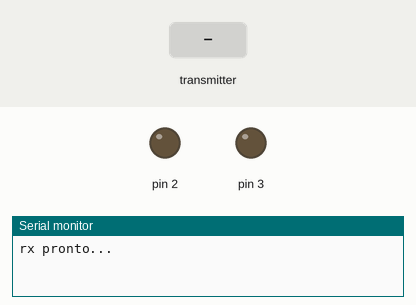
The sketch below on a simulated Arduino Uno, built with avr-gcc and run on an emulated ATmega328P. Shown: output pins drawn as LEDs (lit = HIGH), the last lines printed to the serial monitor. The test bench sets the inputs (shaded band). No radio packets arrive unless stated.

Above: at 1.2 s.
1.3 s: the transmitter starts sending stato = 0
At 1.6 s:
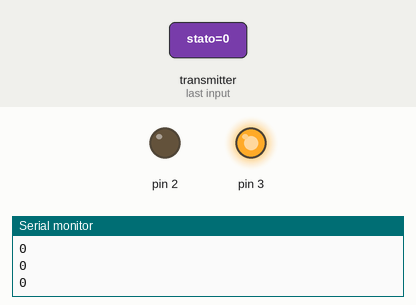
2.8 s: the transmitter starts sending stato = 256
At 3.9 s:
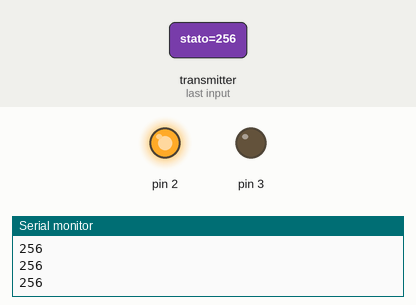
Timing chart, 0 to 5.8 s (numbered marks = the images above; inputs shaded):
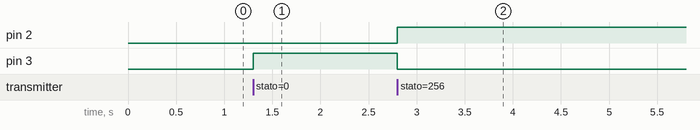

Measured:
- after the input at 1.3 s, pin 3: LOW → HIGH at once
- after the input at 2.8 s, pin 2: LOW → HIGH at once; pin 3: HIGH → LOW at once

The sketch:

slave.ino
```cpp
/*
* https://howtomechatronics.com/tutorials/arduino/arduino-wireless-communication-nrf24l01-tutorial/
* https://github.com/nRF24/RF24
*/

#include <SPI.h>
#include <nRF24L01.h>
#include <RF24.h>

RF24 radio(7, 8); // CE, CSN

const byte address[6] = "00001";

void setup() {
  pinMode(2, OUTPUT);
  pinMode(3, OUTPUT);

  Serial.begin(9600);
  radio.begin();
  radio.openReadingPipe(0, address);
  radio.setPALevel(RF24_PA_MIN);
  radio.startListening();

  Serial.println("rx pronto...");
}

void loop() {
  if (radio.available()) {
    int stato = 0;
    radio.read(&stato, sizeof(stato));
    Serial.println(stato);
    if (stato == 0) {
      digitalWrite(2, LOW);
      digitalWrite(3, HIGH);
    } else if (stato == 1) {
      digitalWrite(2, HIGH);
      digitalWrite(3, LOW);
    } else if (stato == 2) {
      digitalWrite(2, HIGH);
      digitalWrite(3, LOW);
    } else {
      digitalWrite(2, HIGH);
      digitalWrite(3, LOW);
    }
  }
}
```
